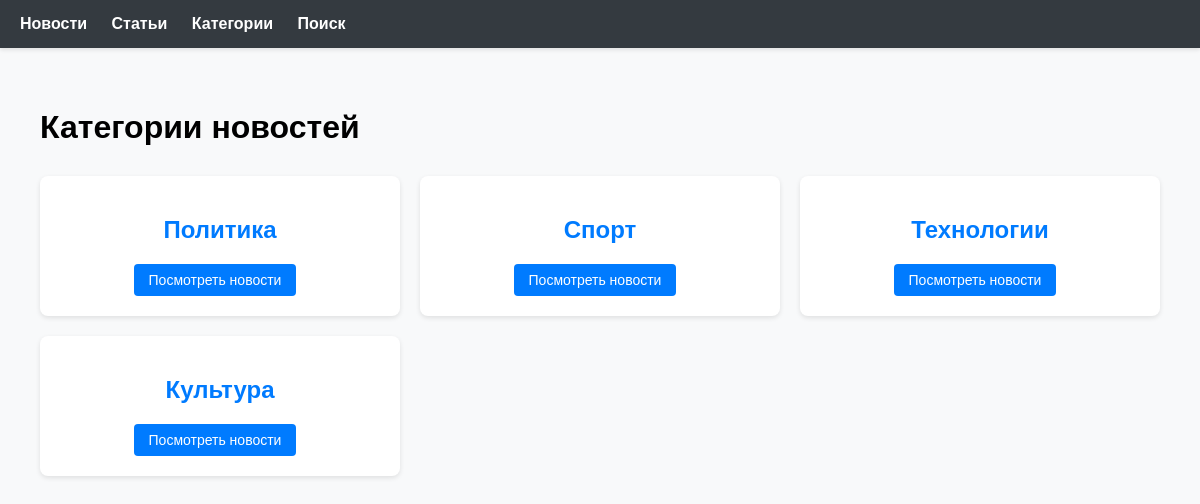
The app's page /news/categories/, older data.
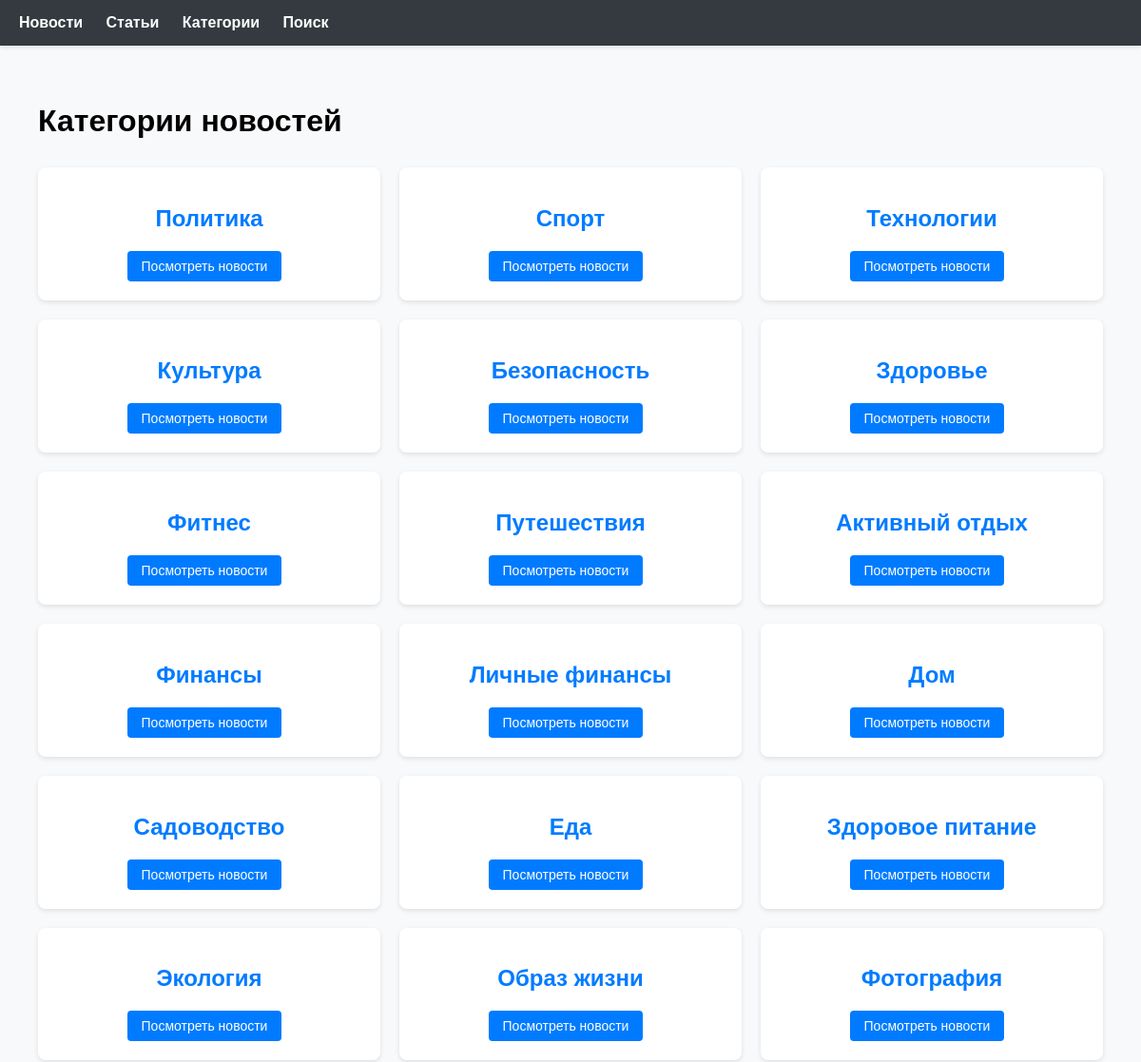
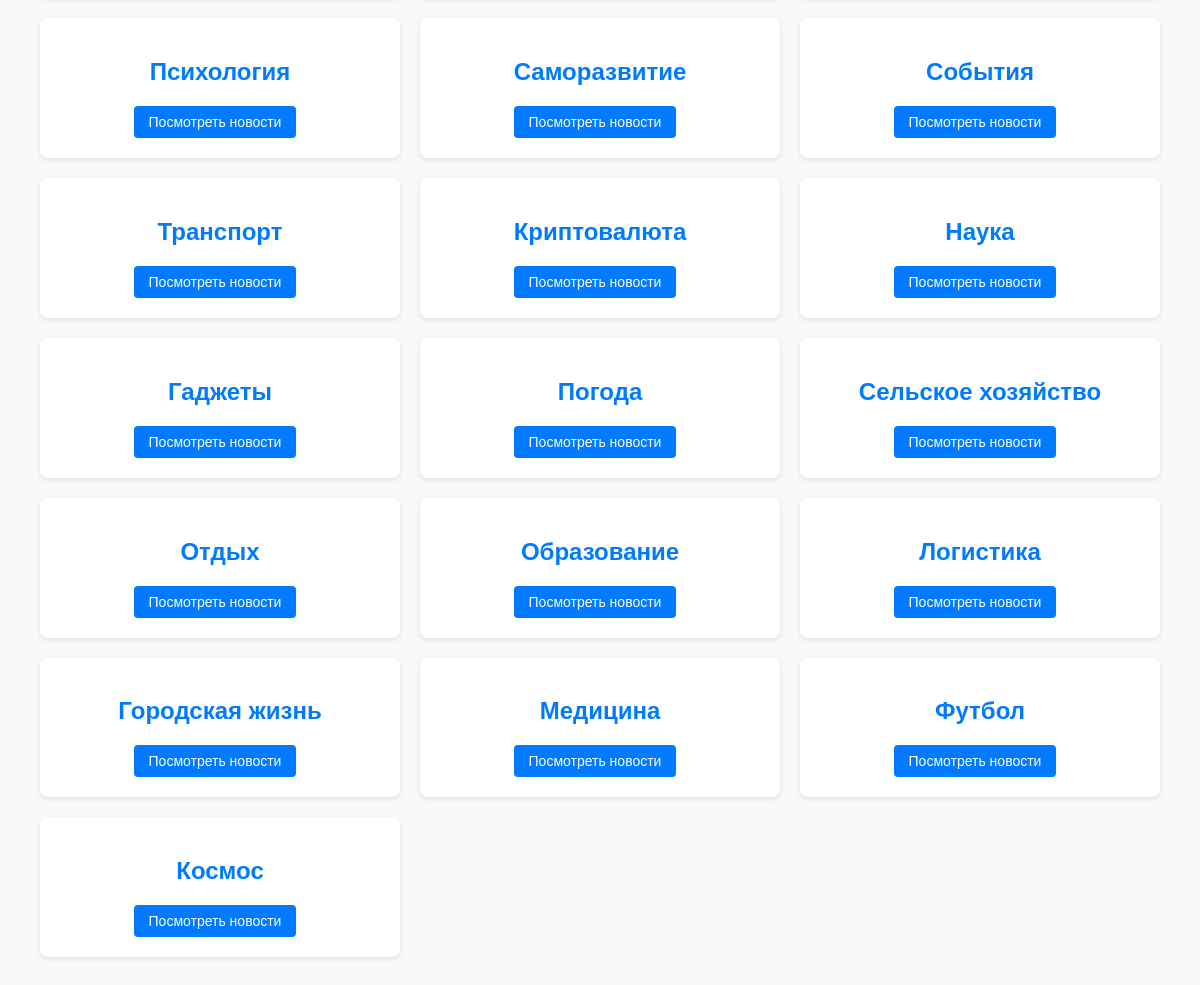
The same page, newer data (2 pictures, top to bottom).
### NewsPortal/models.py (models this page shows, shortened)
class Category(models.Model):
    name = models.CharField(max_length=100, unique=True)
    subscribers = models.ManyToManyField(User, related_name='subscribed_categories', blank=True)

### NewsPortal/views.py (the view)
# urls.py: path('categories/', views.category_list, name='category_list'),
def category_list(request):
    categories = Category.objects.all()
    return render(request, 'category_list.html', {'categories': categories})

### NewsPortal/context_processors.py (called while the page is built)
def site_info(request):
    return {
        'SITE_NAME': getattr(settings, 'SITE_NAME', 'News Portal'),
        'SITE_URL': getattr(settings, 'SITE_URL', 'localhost:8000'),
    }

def site_settings(request):
    return {
        'SITE_NAME': settings.SITE_NAME,
        'SITE_URL': settings.SITE_URL,
    }

def social_login_buttons(request):
    return {
        'social_login_buttons': mark_safe(
            '<a href="/accounts/yandex/login/?process=login" class="btn yandex-btn">'
            '<img src="https://upload.wikimedia.org/wikipedia/commons/thumb/9/91/Yandex_icon.svg/512px-Yandex_icon'
            '.svg.png"'
            'alt="Yandex" width="20"> Войти через Yandex'
            '</a>'
        )
    }

### NewsPortal/templates/category_list.html (shortened to what this page needs)
{% extends "default.html" %}
{% block content %}
<div class="container">
    <h1>Категории новостей</h1>
    <div class="categories">
        {% for category in categories %}
        <div class="category-card">
            <h2>
                <a href="{% url 'NewsPortal:category_detail' category.id %}">
                    {{ category.name }}
                </a>
            </h2>
            <a href="{% url 'NewsPortal:category_detail' category.id %}"
               class="btn btn-primary">
                Посмотреть новости
            </a>
        </div>
        {% endfor %}
    </div>
</div>
{% endblock %}

Row changes from the older to the newer data that the page shows:
added Category: name "Безопасность"
added Category: name "Здоровье"
added Category: name "Фитнес"
added Category: name "Путешествия"
added Category: name "Активный отдых"
added Category: name "Финансы"
added Category: name "Личные финансы"
added Category: name "Дом"
added Category: name "Садоводство"
added Category: name "Еда"
added Category: name "Здоровое питание"
added Category: name "Экология"
added Category: name "Образ жизни"
added Category: name "Фотография"
added Category: name "Психология"
added Category: name "Саморазвитие"
added Category: name "События"
added Category: name "Транспорт"
added Category: name "Криптовалюта"
added Category: name "Наука"
added Category: name "Гаджеты"
added Category: name "Погода"
added Category: name "Сельское хозяйство"
added Category: name "Отдых"
added Category: name "Образование"
added Category: name "Логистика"
added Category: name "Городская жизнь"
added Category: name "Медицина"
added Category: name "Футбол"
added Category: name "Космос"
